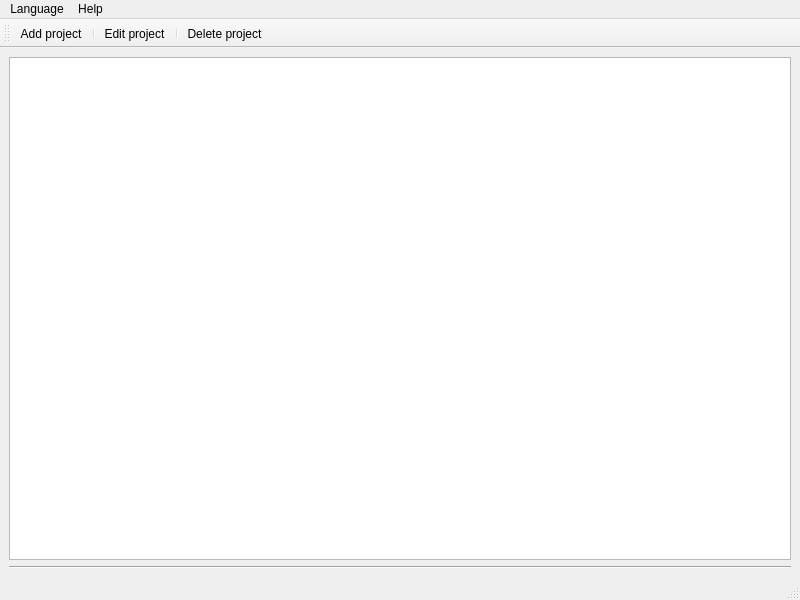
<?xml version="1.0" encoding="UTF-8"?>
<ui version="4.0">
 <class>MainWindow</class>
 <widget class="QMainWindow" name="MainWindow">
  <property name="geometry">
   <rect>
    <x>0</x>
    <y>0</y>
    <width>800</width>
    <height>600</height>
   </rect>
  </property>
  <property name="windowTitle">
   <string>MainWindow</string>
  </property>
  <widget class="QWidget" name="centralwidget">
   <layout class="QVBoxLayout" name="verticalLayout">
    <item>
     <widget class="QTableView" name="tableView"/>
    </item>
    <item>
     <widget class="Line" name="line">
      <property name="orientation">
       <enum>Qt::Horizontal</enum>
      </property>
     </widget>
    </item>
   </layout>
  </widget>
  <widget class="QMenuBar" name="menubar">
   <property name="geometry">
    <rect>
     <x>0</x>
     <y>0</y>
     <width>800</width>
     <height>25</height>
    </rect>
   </property>
   <widget class="QMenu" name="menuLanguage">
    <property name="title">
     <string>Language</string>
    </property>
   </widget>
   <widget class="QMenu" name="menuHelp">
    <property name="title">
     <string>Help</string>
    </property>
    <addaction name="actionAbout_program"/>
   </widget>
   <addaction name="menuLanguage"/>
   <addaction name="menuHelp"/>
  </widget>
  <widget class="QStatusBar" name="statusbar"/>
  <widget class="QToolBar" name="toolBar">
   <property name="windowTitle">
    <string>toolBar</string>
   </property>
   <attribute name="toolBarArea">
    <enum>TopToolBarArea</enum>
   </attribute>
   <attribute name="toolBarBreak">
    <bool>false</bool>
   </attribute>
   <addaction name="actionAdd_project"/>
   <addaction name="separator"/>
   <addaction name="actionEdit_project"/>
   <addaction name="separator"/>
   <addaction name="actionDelete_project"/>
  </widget>
  <action name="actionAbout_program">
   <property name="icon">
    <iconset resource="ico.qrc">
     <normaloff>:/ico/images/about.png</normaloff>:/ico/images/about.png</iconset>
   </property>
   <property name="text">
    <string>About program</string>
   </property>
  </action>
  <action name="actionAdd_project">
   <property name="icon">
    <iconset resource="ico.qrc">
     <normaloff>:/ico/images/add.png</normaloff>:/ico/images/add.png</iconset>
   </property>
   <property name="text">
    <string>Add project</string>
   </property>
  </action>
  <action name="actionEdit_project">
   <property name="icon">
    <iconset resource="ico.qrc">
     <normaloff>:/ico/images/edit.png</normaloff>:/ico/images/edit.png</iconset>
   </property>
   <property name="text">
    <string>Edit project</string>
   </property>
  </action>
  <action name="actionDelete_project">
   <property name="icon">
    <iconset resource="ico.qrc">
     <normaloff>:/ico/images/delete.png</normaloff>:/ico/images/delete.png</iconset>
   </property>
   <property name="text">
    <string>Delete project</string>
   </property>
  </action>
 </widget>
 <resources>
  <include location="ico.qrc"/>
 </resources>
 <connections/>
</ui>
